Frame 1 (no input): blank canvas, image omitted
Frame 60 (the mouse pressed at the canvas centre just before this capture): blank canvas, image omitted
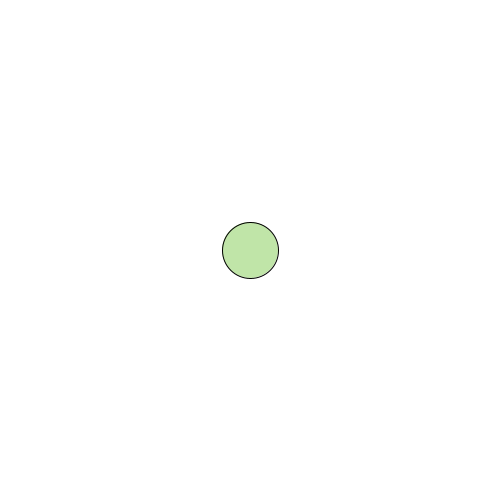
Frame 120 (the mouse held since frame 60 and released just before this capture)

The Processing sketch whose frames 1 and 60 were blank and that drew this single picture after the mouse press (run headless with seeded random() and noise(); from frame 60 on, the mouse is pressed at the canvas centre):

// Processing sketch: processing_112491
// ── processing_112491.pde

int x=0;
int y=0;
int wateva=0;

void setup(){
 size(500,500);
 background(255); 
 frameRate(30);
}

void draw(){
  if(wateva==0){
    exxpand();}
  else
    shrink();
}

void shrink(){
  if(x<1||y<1){
    wateva=0;
    randomFill();
  }
  else
    background(255);
    ellipse(mouseX,mouseY,x-1,y-1);
    x--;
    y--;
}


void exxpand(){
  if((x/2)+mouseX>500||(y/2)+mouseY>500||mouseX-(x/2)<0||mouseY-(y/2)<0){
    wateva=1;
    randomFill();
  }
  else
    background(255);
    ellipse(mouseX,mouseY,x+1,y+1);
    x++;
    y++;
}
void randomFill(){
   int r = (int)random(256);
   int g = (int)random(256);
   int b = (int)random(256);
   fill(r,g,b);
}
